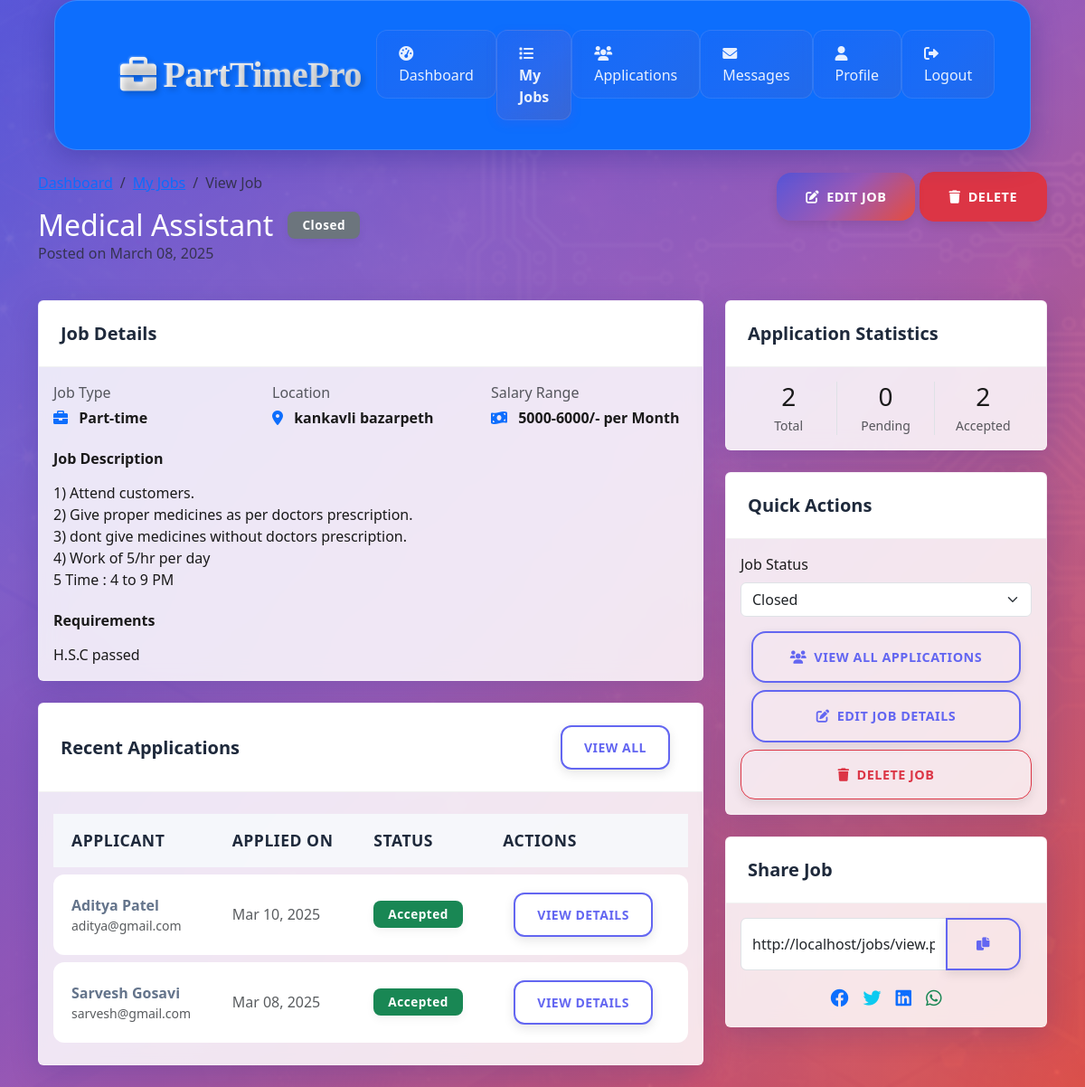
The page /employer/view-job.php?id=1 (signed in) on the database its author committed.
### tables this page shows
CREATE TABLE `jobs` (
  `id` int(11) NOT NULL,
  `employer_id` int(11) DEFAULT NULL,
  `title` varchar(100) NOT NULL,
  `description` text NOT NULL,
  `requirements` text DEFAULT NULL,
  `location` varchar(100) DEFAULT NULL,
  `salary_range` varchar(50) DEFAULT NULL,
  `job_type` enum('part-time','temporary','contract') NOT NULL,
  `status` enum('open','closed') DEFAULT 'open',
  `created_at` timestamp NOT NULL DEFAULT current_timestamp()
);

CREATE TABLE `job_applications` (
  `id` int(11) NOT NULL,
  `job_id` int(11) DEFAULT NULL,
  `jobseeker_id` int(11) DEFAULT NULL,
  `status` enum('pending','reviewed','accepted','rejected') DEFAULT 'pending',
  `application_date` timestamp NOT NULL DEFAULT current_timestamp(),
  `cover_letter` text DEFAULT NULL,
  `updated_at` timestamp NOT NULL DEFAULT current_timestamp() ON UPDATE current_timestamp()
);

CREATE TABLE `jobseeker_profiles` (
  `id` int(11) NOT NULL,
  `user_id` int(11) DEFAULT NULL,
  `first_name` varchar(50) NOT NULL,
  `last_name` varchar(50) NOT NULL,
  `phone` varchar(20) DEFAULT NULL,
  `address` text DEFAULT NULL,
  `skills` text DEFAULT NULL,
  `education` text DEFAULT NULL,
  `experience` text DEFAULT NULL,
  `resume_path` varchar(255) DEFAULT NULL,
  `profile_picture` varchar(255) DEFAULT NULL
);

CREATE TABLE `users` (
  `id` int(11) NOT NULL,
  `email` varchar(255) NOT NULL,
  `password` varchar(255) NOT NULL,
  `user_type` enum('jobseeker','employer') NOT NULL,
  `created_at` timestamp NOT NULL DEFAULT current_timestamp()
);

### employer/view-job.php (the view, shortened to what the rows shown need)
<?php
require_once "../config/database.php";
$job_id = isset($_GET['id']) ? (int)$_GET['id'] : 0;
$sql = "SELECT j.*,
        (SELECT COUNT(*) FROM job_applications WHERE job_id = j.id) as application_count,
        (SELECT COUNT(*) FROM job_applications WHERE job_id = j.id AND status = 'pending') as pending_count,
        (SELECT COUNT(*) FROM job_applications WHERE job_id = j.id AND status = 'accepted') as accepted_count
        FROM jobs j
        WHERE j.id = ? AND j.employer_id = ?";
$stmt = mysqli_prepare($conn, $sql);
mysqli_stmt_bind_param($stmt, "ii", $job_id, $_SESSION['id']);
mysqli_stmt_execute($stmt);
$job = mysqli_stmt_get_result($stmt)->fetch_assoc();
$sql = "SELECT ja.*, js.first_name, js.last_name, js.phone, u.email
        FROM job_applications ja
        INNER JOIN jobseeker_profiles js ON ja.jobseeker_id = js.user_id
        INNER JOIN users u ON js.user_id = u.id
        WHERE ja.job_id = ?
        ORDER BY ja.application_date DESC
        LIMIT 5";
$stmt = mysqli_prepare($conn, $sql);
mysqli_stmt_bind_param($stmt, "i", $job_id);
mysqli_stmt_execute($stmt);
$recent_applications = mysqli_stmt_get_result($stmt);
?>
<!DOCTYPE html>
<html lang="en">
<head>
    <link href="https://cdn.jsdelivr.net/npm/bootstrap@5.3.0/dist/css/bootstrap.min.css" rel="stylesheet">
    <link rel="stylesheet" href="https://cdnjs.cloudflare.com/ajax/libs/font-awesome/6.0.0/css/all.min.css">
    <link rel="stylesheet" href="../assets/css/style.css">
    <link rel="stylesheet" href="../assets/css/dashboard.css">
</head>
<body>
    <div class="container my-4">
        <div class="row mb-4">
            <div class="col-md-8">
                <nav aria-label="breadcrumb">
                    <ol class="breadcrumb">
                    </ol>
                </nav>
                <div class="d-flex align-items-center">
                    <h2 class="mb-0 me-3"><?php echo htmlspecialchars($job['title']); ?></h2>
                    <span class="badge bg-<?php echo $job['status'] === 'open' ? 'success' : 'secondary'; ?>">
                        <?php echo ucfirst($job['status']); ?>
                    </span>
                </div>
                <p class="text-muted">Posted on <?php echo date('F d, Y', strtotime($job['created_at'])); ?></p>
            </div>
        </div>
        <div class="row">
            <div class="col-md-8">
                <div class="card mb-4">
                    <div class="card-body">
                        <div class="row mb-4">
                            <div class="col-md-4">
                                <div class="detail-item">
                                    <div class="text-muted mb-1">Job Type</div>
                                    <div class="fw-bold">
                                        <i class="fas fa-briefcase me-2 text-primary"></i>
                                        <?php echo ucfirst($job['job_type']); ?>
                                    </div>
                                </div>
                            </div>
                            <div class="col-md-4">
                                <div class="detail-item">
                                    <div class="text-muted mb-1">Location</div>
                                    <div class="fw-bold">
                                        <i class="fas fa-map-marker-alt me-2 text-primary"></i>
                                        <?php echo htmlspecialchars($job['location']); ?>
                                    </div>
                                </div>
                            </div>
                            <div class="col-md-4">
                                <div class="detail-item">
                                    <div class="text-muted mb-1">Salary Range</div>
                                    <div class="fw-bold">
                                        <i class="fas fa-money-bill-wave me-2 text-primary"></i>
                                        <?php echo htmlspecialchars($job['salary_range']); ?>
                                    </div>
                                </div>
                            </div>
                        </div>
                        <div class="mb-4">
                            <h6 class="fw-bold mb-3">Job Description</h6>
                            <p class="mb-0"><?php echo nl2br(htmlspecialchars($job['description'])); ?></p>
                        </div>
                        <?php if(!empty($job['requirements'])): ?>
                        <div>
                            <h6 class="fw-bold mb-3">Requirements</h6>
                            <p class="mb-0"><?php echo nl2br(htmlspecialchars($job['requirements'])); ?></p>
                        </div>
                        <?php endif; ?>
                    </div>
                </div>
                <div class="card">
                    <div class="card-body">
                        <?php if(mysqli_num_rows($recent_applications) > 0): ?>
                            <div class="table-responsive">
                                <table class="table table-hover align-middle">
                                    <thead>
                                        <tr>
                                            <th>Applicant</th>
                                            <th>Applied On</th>
                                            <th>Status</th>
                                            <th>Actions</th>
                                        </tr>
                                    </thead>
                                    <tbody>
                                        <?php while($application = mysqli_fetch_assoc($recent_applications)): ?>
                                            <tr>
                                                <td>
                                                    <div class="fw-bold">
                                                        <?php echo htmlspecialchars($application['first_name'] . ' ' . $application['last_name']); ?>
                                                    </div>
                                                    <div class="text-muted small"><?php echo htmlspecialchars($application['email']); ?></div>
                                                </td>
                                                <td>
                                                    <div class="text-muted">
                                                        <?php echo date('M d, Y', strtotime($application['application_date'])); ?>
                                                    </div>
                                                </td>
                                                <td>
                                                    <span class="badge bg-<?php
                                                        echo $application['status'] === 'accepted' ? 'success' :
                                                            ($application['status'] === 'rejected' ? 'danger' : 'warning');
                                                    ?>">
                                                        <?php echo ucfirst($application['status']); ?>
                                                    </span>
                                                </td>
                                                <td>
                                                    <a href="view-application.php?id=<?php echo $application['id']; ?>"
                                                       class="btn btn-sm btn-outline-primary">
                                                        View Details
                                                    </a>
                                                </td>
                                            </tr>
                                        <?php endwhile; ?>
                                    </tbody>
                                </table>
                            </div>
                        <?php endif; ?>
                    </div>
                </div>
            </div>
            <div class="col-md-4">
                <div class="card mb-4">
                    <div class="card-body">
                        <form method="post" action="update-job-status.php">
                            <div class="mb-3">
                                <label class="form-label">Job Status</label>
                                <select name="status" class="form-select" onchange="this.form.submit()">
                                    <option value="closed" <?php echo $job['status'] === 'closed' ? 'selected' : ''; ?>>Closed</option>
                                </select>
                            </div>
                        </form>
                    </div>
                </div>
            </div>
        </div>
    </div>
</body>
</html>

### rows shown on the page
jobs: title "Medical Assistant", status "Closed", created_at "March 08, 2025", job_type "Part-time", location "kankavli bazarpeth", salary_range "5000-6000/- per Month", description "1) Attend customers. 2) Give proper medicines as per doctors prescription. 3) dont give medicines without doctors prescription. 4) Work of 5/hr per day 5 Time : 4 to 9 PM", requirements "H.S.C passed"
job_applications: jobseeker_profiles.first_name+last_name "Aditya Patel", jobseeker.email "aditya@gmail.com", application_date "Mar 10, 2025", status "Accepted"
job_applications: jobseeker_profiles.first_name+last_name "Sarvesh Gosavi", jobseeker.email "sarvesh@gmail.com", application_date "Mar 08, 2025", status "Accepted"

### other values the page prints
$job['application_count'] "2"
$job['pending_count'] "0"
$job['accepted_count'] "2"
